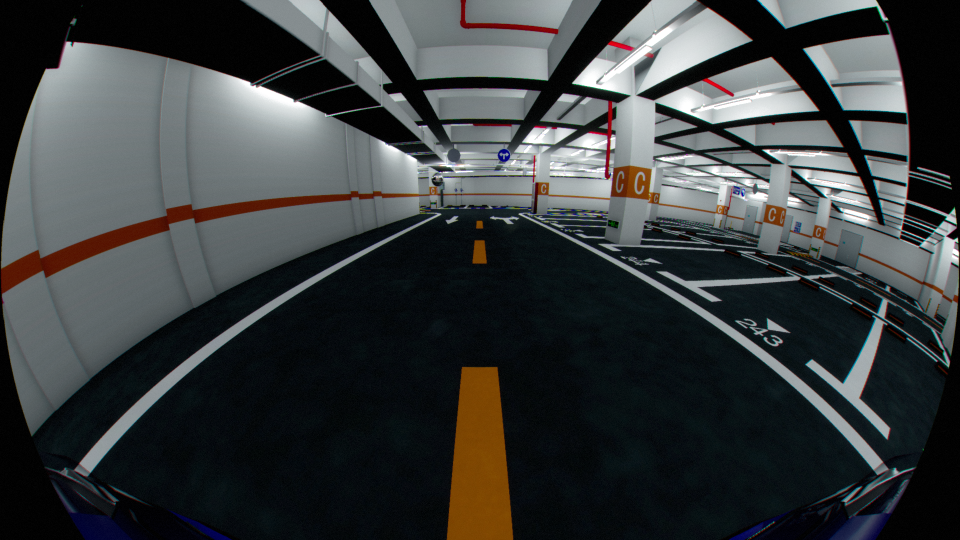
#> input picture Synthesis/data/front/front1.png, 1920 x 1080 px (shown at 1/2 size); its folder holds 4 pictures in this run
$ python surroundBEV.py   (older library calls are emulated)
#> lines starting #> are read from the running program, lines starting #| are printed output that depends on the picture
import cv2
import numpy as np
import argparse
import os

parser = argparse.ArgumentParser(description="Generate Surrounding Camera Bird Eye View")
parser.add_argument('-fw', '--FRAME_WIDTH', default=1920, type=int, help='Camera Frame Width')
parser.add_argument('-fh', '--FRAME_HEIGHT', default=1080, type=int, help='Camera Frame Height')
parser.add_argument('-bw', '--BEV_WIDTH', default=1080, type=int, help='BEV Frame Width') #939
parser.add_argument('-bh', '--BEV_HEIGHT', default=1080, type=int, help='BEV Frame Height')
# parser.add_argument('-cw', '--CAR_WIDTH', default=200, type=int, help='Car Frame Width')
parser.add_argument('-cw', '--CAR_WIDTH', default=170, type=int, help='Car Frame Width')
# parser.add_argument('-cw', '--CAR_WIDTH', default=210, type=int, help='Car Frame Width')
# parser.add_argument('-ch', '--CAR_HEIGHT', default=300, type=int, help='Car Frame Height')
parser.add_argument('-ch', '--CAR_HEIGHT', default=320, type=int, help='Car Frame Height') ## 200较好
# parser.add_argument('-ch', '--CAR_HEIGHT', default=420, type=int, help='Car Frame Height')
parser.add_argument('-fs', '--FOCAL_SCALE', default=1.0, type=float, help='Camera Undistort Focal Scale')
parser.add_argument('-ss', '--SIZE_SCALE', default=1.0, type=float, help='Camera Undistort Size Scale')
parser.add_argument('-blend','--BLEND_FLAG', default=False, type=bool, help='Blend BEV Image (Ture/False)')
parser.add_argument('-balance','--BALANCE_FLAG', default=False, type=bool, help='Balance BEV Image (Ture/False)')
args = parser.parse_args()

FRAME_WIDTH = args.FRAME_WIDTH
FRAME_HEIGHT = args.FRAME_HEIGHT
BEV_WIDTH = args.BEV_WIDTH
BEV_HEIGHT = args.BEV_HEIGHT
CAR_WIDTH = args.CAR_WIDTH
CAR_HEIGHT = args.CAR_HEIGHT
FOCAL_SCALE = args.FOCAL_SCALE
SIZE_SCALE = args.SIZE_SCALE

def padding(img,width,height):
    H = img.shape[0]
    W = img.shape[1]
    top = (height - H) // 2
    bottom = (height - H) // 2
    if top + bottom + H < height:
        bottom += 1
    left = (width - W) // 2
    right = (width - W) // 2
    if left + right + W < width:
        right += 1
    img = cv2.copyMakeBorder(img, top, bottom, left, right,
                             cv2.BORDER_CONSTANT, value = (0,0,0))
    return img

# [37 lines left out: functions color_balance, luminance_balance, not called in this run]

class Camera:
    # [28 lines left out: functions __init__, get_camera_mat_dst, get_undistort_maps, get_bev_maps, not called in this run]

    def undistort(self, img):
        return cv2.remap(img, *self.undistort_maps, interpolation = cv2.INTER_LINEAR)

    def warp_homography(self, img):
        return cv2.warpPerspective(img, self.homography, (BEV_WIDTH,BEV_HEIGHT))

    def raw2bev(self, img):
        return cv2.remap(img, *self.bev_maps, interpolation = cv2.INTER_LINEAR)

class Mask:
    def __init__(self, name):
        self.mask = self.get_mask(name)

    # [37 lines left out: functions get_points, get_mask, not called in this run]

    def __call__(self, img):
        return cv2.bitwise_and(img, img, mask=self.mask)

class BlendMask:
    # [113 lines left out: functions __init__, get_points, get_mask, get_lines, get_blend_mask, not called in this run]

    def __call__(self, img):
        return (img * self.weight).astype(np.uint8)

class BevGenerator:
    # [12 lines left out: function __init__, not called in this run]

    @staticmethod
    def get_args():
        return args

    # [26 lines left out: functions init_args, __call__, not called in this run]

def main():
    # [10 lines of commented-out code are left out]
    front = cv2.imread('./data/front/front1.png')
#> front is the input picture: shape (1080, 1920, 3); mean B, G, R 62, 61.3, 58
    back = cv2.imread('./data/back/back1.png')
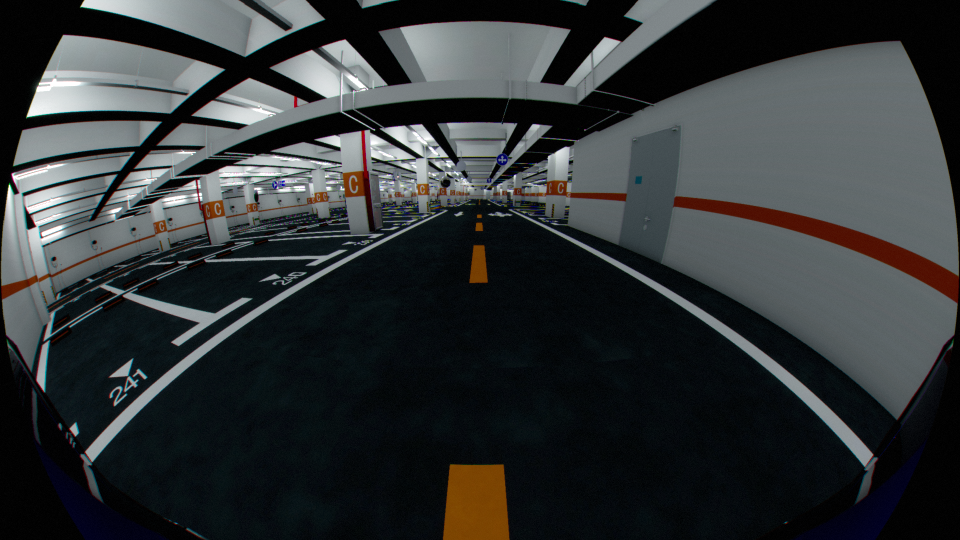
#> input picture Synthesis/data/back/back1.png, 1920 x 1080 px (shown at 1/2 size)
#> back is the input picture: shape (1080, 1920, 3); mean B, G, R 54.3, 53, 49.3
    left = cv2.imread('./data/left/left1.png')
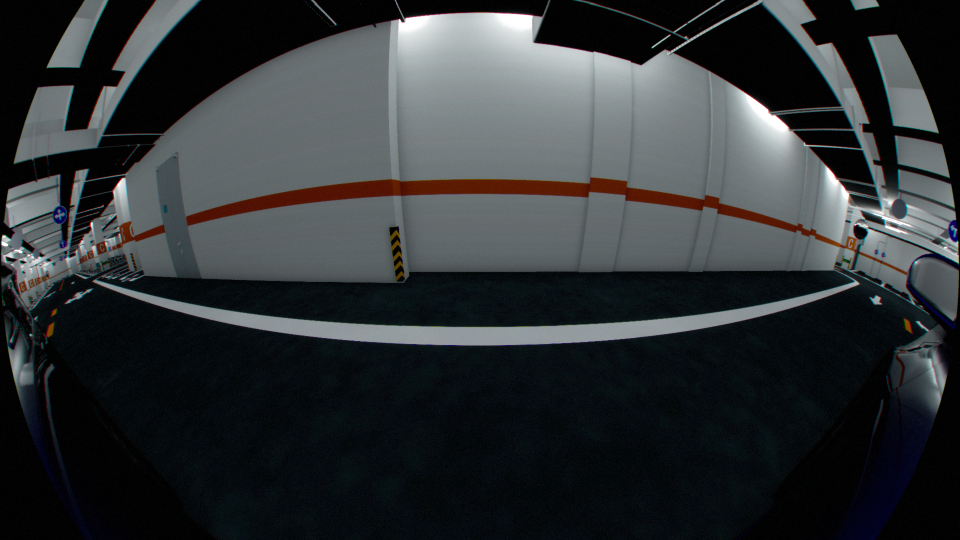
#> input picture Synthesis/data/left/left1.png, 1920 x 1080 px (shown at 1/2 size)
#> left is the input picture: shape (1080, 1920, 3); mean B, G, R 53.5, 51.5, 47.7
    right = cv2.imread('./data/right/right1.png')
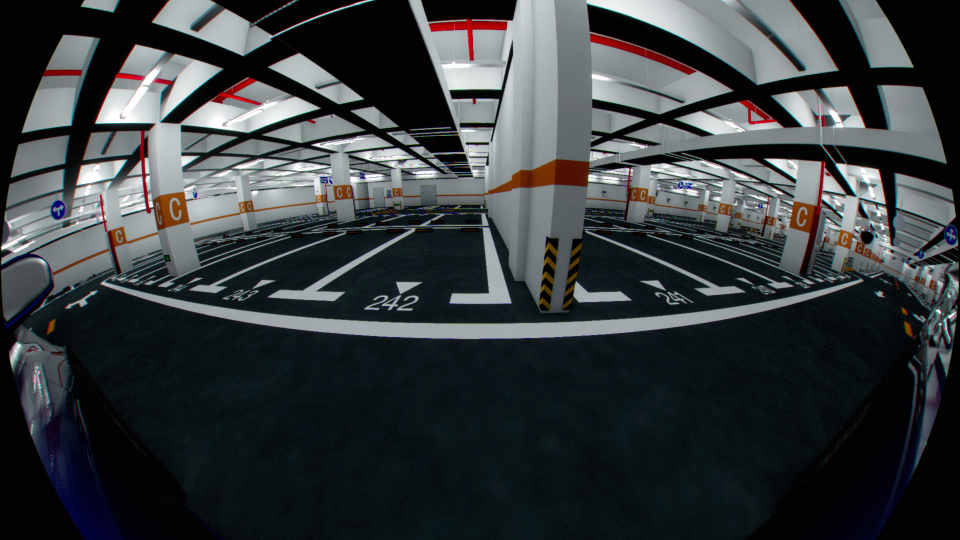
#> input picture Synthesis/data/right/right1.png, 1920 x 1080 px (shown at 1/2 size)
#> right is the input picture: shape (1080, 1920, 3); mean B, G, R 62.2, 60, 55.3
    car = cv2.imread('./data/car.jpg')
    car = padding(car, BEV_WIDTH, BEV_HEIGHT)

    if front is None:
        print(front)
        return
    bev = BevGenerator()
    surround = bev(front,back,left,right,car)

    cv2.namedWindow('surround', flags = cv2.WINDOW_NORMAL | cv2.WINDOW_KEEPRATIO)
    cv2.imshow('surround', surround)
    cv2.imwrite('./surround.jpg', surround)
    cv2.waitKey(0)
    cv2.destroyAllWindows()

if __name__ == '__main__':
#> (the run stopped early here; a loop or call above may not have finished)
